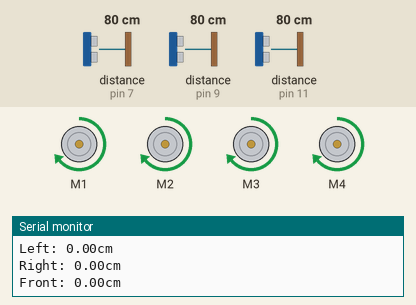
A sketch run on a simulated Arduino Uno, built with avr-gcc and run on an emulated ATmega328P. Parts: 4 × DC motor (green arrow = forward, orange = backward, longer = faster), the last lines printed to the serial monitor. The test bench sets the inputs (shaded band); at power-on: distance to the obstacle (sensors on pin 7, pin 9, pin 11) 80 cm. The echo pulse lasts 58.3 µs per cm.

Above: at 1.2 s.
1.3 s: distance to the obstacle (sensor on pin 7) set to 11 cm
4.3 s: distance to the obstacle (sensor on pin 7) set to 8 cm
At 5.2 s:
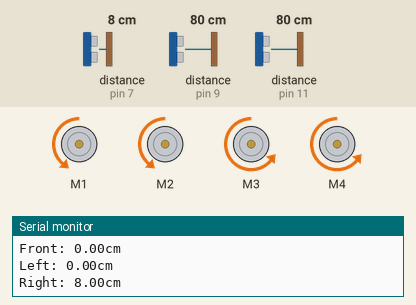
7.3 s: distance to the obstacle (sensor on pin 7) set to 2 cm
9.5 s: distance to the obstacle (sensor on pin 9) set to 22 cm
11.2 s: distance to the obstacle (sensor on pin 9) set to 19 cm
At 12.0 s:
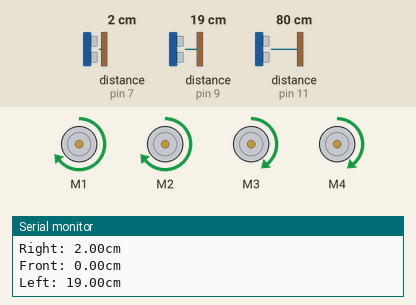
14.2 s: distance to the obstacle (sensor on pin 7) set to 4 cm
17.2 s: distance to the obstacle (sensor on pin 7) set to 7 cm
At 18.3 s:
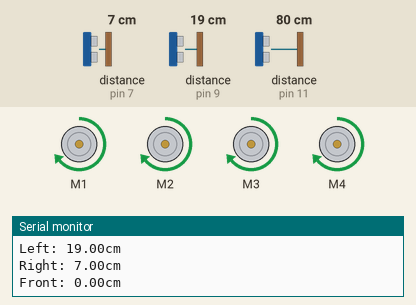
Timing chart, 0 to 20.2 s (numbered marks = the images above; inputs shaded):
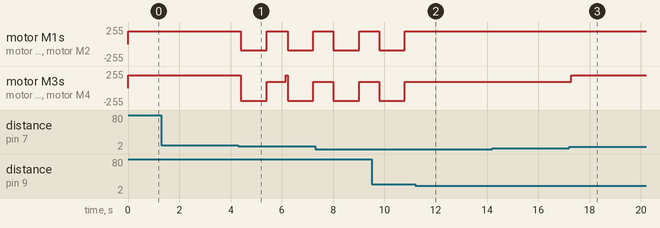

The sketch:

Simple_Autonomy.ino
```cpp
#include <NewPing.h>
#include <Wire.h>
#include <Adafruit_MotorShield.h>

Adafruit_MotorShield AFMS = Adafruit_MotorShield();
Adafruit_DCMotor *myMotor = AFMS.getMotor(1);
Adafruit_DCMotor *myMotor2 = AFMS.getMotor(2);
Adafruit_DCMotor *myMotor3 = AFMS.getMotor(3);
Adafruit_DCMotor *myMotor4 = AFMS.getMotor(4);

NewPing sonar1(12, 11, 20); //Front: Trigger, Echo, Max Distance
NewPing sonar2(10, 9, 20);  //Left
NewPing sonar3(8, 7, 20);   //Right

void setup() {
  Serial.begin(9600); // Open serial monitor at 115200 baud to see ping results.
  AFMS.begin();
  myMotor->run(BACKWARD);       //Right Side
  myMotor2->run(FORWARD);       //Right Side
  myMotor3->run(BACKWARD);      //Left Side
  myMotor4->run(FORWARD);       //Left Side
  // turn on motor
  myMotor->run(RELEASE);
  myMotor2->run(RELEASE);
  myMotor3->run(RELEASE);
  myMotor4->run(RELEASE);
}

double frontSensor, leftSensor, rightSensor;
int path = 1;    //1: no obstacles
void loop() {
  //50ms between pings (20 pings/sec)
  pingSensors();

  //An obstacle was detected
  if((frontSensor>0 && frontSensor<10) || (leftSensor>0 && leftSensor<10) || (rightSensor>0 && rightSensor<10)){
    path = 0;
  }

  //Until a good path is found
  while(path==0){
    findNewPath();
  }

  moveForward();

}

void pingSensors(){

  frontSensor = sonar1.ping_cm();
  Serial.print("Front: ");
  Serial.print(frontSensor);
  Serial.println("cm");

  leftSensor = sonar2.ping_cm();
  Serial.print("Left: ");
  Serial.print(leftSensor);
  Serial.println("cm\n");

  rightSensor = sonar3.ping_cm();
  Serial.print("Right: ");
  Serial.print(rightSensor);
  Serial.println("cm\n");

}

void findNewPath(){

  pingSensors();

  //If left is clear
  if(leftSensor==0){
    turnLeft();
  }
  //If the right is clear
  else if(rightSensor==0){
    turnRight();
  }

  //Check for obstacles
  pingSensors();

  //If path clear
  if(frontSensor==0 && (leftSensor==0 || leftSensor>5) && (rightSensor==0 || rightSensor>5)){
    path = 1;
    return;
  }

  //If an obstacle, find new path
  findNewPath();
}

void moveForward(){
  myMotor->run(FORWARD);       //Right Side
  myMotor2->run(FORWARD);      //Right Side
  myMotor3->run(FORWARD);      //Left Side
  myMotor4->run(FORWARD);      //Left Side
  myMotor ->setSpeed(192);
  myMotor2->setSpeed(192);
  myMotor3->setSpeed(192);
  myMotor4->setSpeed(192);
  delay(30);
}

void moveBackward(){
  myMotor->run(BACKWARD);       //Right Side
  myMotor2->run(BACKWARD);      //Right Side
  myMotor3->run(BACKWARD);      //Left Side
  myMotor4->run(BACKWARD);      //Left Side
  myMotor ->setSpeed(192);
  myMotor2->setSpeed(192);
  myMotor3->setSpeed(192);
  myMotor4->setSpeed(192);

}

void turnLeft(){
  myMotor->run(BACKWARD);       //Right Side
  myMotor2->run(BACKWARD);      //Right Side
  myMotor3->run(BACKWARD);      //Left Side
  myMotor4->run(BACKWARD);      //Left Side
  myMotor ->setSpeed(96);
  myMotor2->setSpeed(96);
  myMotor3->setSpeed(192);
  myMotor4->setSpeed(192);
  delay(1000);

  myMotor->run(FORWARD);       //Right Side
  myMotor2->run(FORWARD);      //Right Side
  myMotor3->run(FORWARD);      //Left Side
  myMotor4->run(FORWARD);      //Left Side
  myMotor ->setSpeed(192);
  myMotor2->setSpeed(192);
  myMotor3->setSpeed(96);
  myMotor4->setSpeed(96);
  delay(750);

}

void turnRight(){
  myMotor->run(BACKWARD);       //Right Side
  myMotor2->run(BACKWARD);      //Right Side
  myMotor3->run(BACKWARD);      //Left Side
  myMotor4->run(BACKWARD);      //Left Side
  myMotor ->setSpeed(192);
  myMotor2->setSpeed(192);
  myMotor3->setSpeed(96);
  myMotor4->setSpeed(96);
  delay(1000);

  myMotor->run(FORWARD);       //Right Side
  myMotor2->run(FORWARD);      //Right Side
  myMotor3->run(FORWARD);      //Left Side
  myMotor4->run(FORWARD);      //Left Side
  myMotor ->setSpeed(96);
  myMotor2->setSpeed(96);
  myMotor3->setSpeed(192);
  myMotor4->setSpeed(192);
  delay(750);

}
```

Measured:
- the behaviour switches between 10 and 9 cm on distance to the obstacle (sensor on pin 7) (found by bisection; images 0 and 1)
- the behaviour switches between 21 and 20 cm on distance to the obstacle (sensor on pin 9) (found by bisection; images 1 and 2)
- the behaviour switches between 5 and 6 cm on distance to the obstacle (sensor on pin 7) (found by bisection; images 2 and 3)
- after the input at 4.3 s, motor M1, motor M2: alternates forward 192/255 for 0.83 s and backward 96/255 for 1.0 s, starting after 0.10 s
- after the input at 11.2 s, motor M1, motor M2: stays forward 192/255 (without the input it goes to backward 96/255 after 0.37 s); motor M3, motor M4: stays forward 96/255 (without the input it goes to backward 192/255 after 0.37 s)
- after the input at 17.2 s, motor M3, motor M4: forward 96/255 → forward 192/255 after 0.09 s
